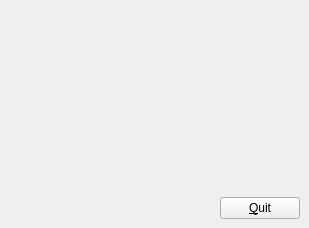
<?xml version="1.0" encoding="UTF-8"?>
<ui version="4.0">
 <class>SceneWindow</class>
 <widget class="QMainWindow" name="SceneWindow">
  <property name="geometry">
   <rect>
    <x>0</x>
    <y>0</y>
    <width>309</width>
    <height>228</height>
   </rect>
  </property>
  <property name="sizePolicy">
   <sizepolicy hsizetype="Preferred" vsizetype="Preferred">
    <horstretch>0</horstretch>
    <verstretch>0</verstretch>
   </sizepolicy>
  </property>
  <property name="windowTitle">
   <string>MainWindow</string>
  </property>
  <widget class="QWidget" name="centralwidget">
   <layout class="QHBoxLayout" name="horizontalLayout">
    <item>
     <widget class="SceneGLWidget" name="widget" native="true">
      <property name="sizePolicy">
       <sizepolicy hsizetype="Expanding" vsizetype="Preferred">
        <horstretch>0</horstretch>
        <verstretch>0</verstretch>
       </sizepolicy>
      </property>
     </widget>
    </item>
    <item>
     <layout class="QVBoxLayout" name="verticalLayout">
      <item>
       <spacer name="verticalSpacer">
        <property name="orientation">
         <enum>Qt::Vertical</enum>
        </property>
        <property name="sizeHint" stdset="0">
         <size>
          <width>20</width>
          <height>40</height>
         </size>
        </property>
       </spacer>
      </item>
      <item>
       <widget class="QPushButton" name="pB_Quit">
        <property name="sizePolicy">
         <sizepolicy hsizetype="Maximum" vsizetype="Fixed">
          <horstretch>0</horstretch>
          <verstretch>0</verstretch>
         </sizepolicy>
        </property>
        <property name="text">
         <string>&amp;Quit</string>
        </property>
       </widget>
      </item>
     </layout>
    </item>
   </layout>
  </widget>
 </widget>
 <customwidgets>
  <customwidget>
   <class>SceneGLWidget</class>
   <extends>QWidget</extends>
   <header>sceneglwidget.h</header>
   <container>1</container>
  </customwidget>
 </customwidgets>
 <resources/>
 <connections>
  <connection>
   <sender>pB_Quit</sender>
   <signal>clicked()</signal>
   <receiver>SceneWindow</receiver>
   <slot>close()</slot>
   <hints>
    <hint type="sourcelabel">
     <x>237</x>
     <y>196</y>
    </hint>
    <hint type="destinationlabel">
     <x>260</x>
     <y>131</y>
    </hint>
   </hints>
  </connection>
 </connections>
</ui>
